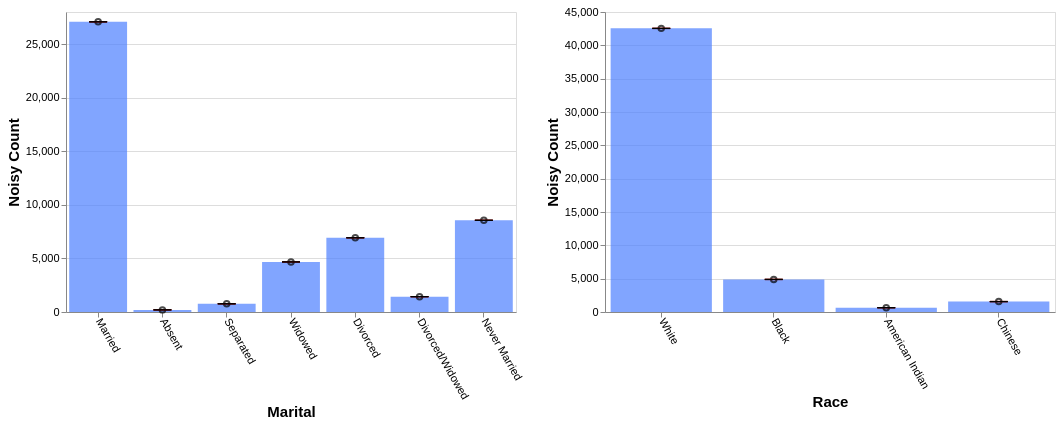

Here is the Vega-Lite specification saved for this chart:
### Vega-Lite specification from a JSON file in a GitHub repository (floating-point values rounded to 4 significant figures)
{"config": {"view": {"continuousWidth": 400, "continuousHeight": 300}, "axis": {"labelFontSize": 11, "titleFontSize": 15}, "axisBottom": {"labelAngle": 60}}, "hconcat": [{"layer": [{"mark": "bar", "encoding": {"color": {"value": "transparent"}, "tooltip": [{"aggregate": "sum", "field": "noisy_count", "title": "noisy count", "type": "quantitative"}, {"aggregate": "sum", "field": "noisy_count_prev", "title": "prev count", "type": "quantitative"}, {"aggregate": "sum", "field": "error", "title": "current error", "type": "quantitative"}, {"aggregate": "sum", "field": "error_prev", "title": "prev error", "type": "quantitative"}], "x": {"field": "marital", "sort": null, "title": "Marital", "type": "ordinal"}}, "height": 300, "selection": {"selector593": {"type": "interval", "encodings": ["x"]}}, "transform": [{"filter": {"selection": "selector594"}}], "width": 450}, {"mark": {"type": "bar", "color": "gray", "opacity": 0}, "encoding": {"x": {"field": "marital", "sort": null, "title": "Marital", "type": "ordinal"}, "y": {"aggregate": "sum", "field": "noisy_count_prev", "type": "quantitative"}}, "transform": [{"filter": {"selection": "selector594"}}]}, {"mark": {"type": "bar", "color": "#4C7FFF", "opacity": 0.7}, "encoding": {"x": {"field": "marital", "sort": null, "title": "Marital", "type": "ordinal"}, "y": {"aggregate": "sum", "field": "noisy_count", "type": "quantitative"}}, "transform": [{"filter": {"selection": "selector594"}}]}, {"mark": {"type": "point", "color": "black", "opacity": 0.7}, "encoding": {"x": {"field": "marital", "sort": null, "title": "Marital", "type": "ordinal"}, "y": {"aggregate": "sum", "field": "noisy_count", "title": "Noisy Count", "type": "quantitative"}}, "transform": [{"filter": {"selection": "selector594"}}]}, {"mark": {"type": "rule", "color": "#B6B6B6", "size": 2, "strokeDash": [3, 3]}, "encoding": {"x": {"field": "marital", "sort": null, "title": "Marital", "type": "ordinal"}, "y": {"aggregate": "sum", "field": "plus_error_prev_marital", "title": "", "type": "quantitative"}, "y2": {"aggregate": "sum", "field": "minus_error_prev_marital", "title": ""}}, "transform": [{"filter": {"selection": "selector594"}}]}, {"mark": {"type": "tick", "color": "#B90000", "size": 0, "strokeDash": [1, 1]}, "encoding": {"x": {"field": "marital", "sort": null, "title": "Marital", "type": "ordinal"}, "y": {"aggregate": "sum", "field": "plus_error_prev_marital", "type": "quantitative"}}, "transform": [{"filter": {"selection": "selector594"}}]}, {"mark": {"type": "tick", "color": "#B90000", "size": 0, "strokeDash": [3, 1]}, "encoding": {"x": {"field": "marital", "sort": null, "title": "Marital", "type": "ordinal"}, "y": {"aggregate": "sum", "field": "minus_error_prev_marital", "type": "quantitative"}}, "transform": [{"filter": {"selection": "selector594"}}]}, {"mark": {"type": "rule", "color": "black", "size": 2}, "encoding": {"x": {"field": "marital", "sort": null, "title": "Marital", "type": "ordinal"}, "y": {"aggregate": "sum", "field": "plus_error", "title": "", "type": "quantitative"}, "y2": {"aggregate": "sum", "field": "minus_error", "title": ""}}, "transform": [{"filter": {"selection": "selector594"}}]}, {"mark": {"type": "tick", "color": "black", "width": 0}, "encoding": {"x": {"field": "marital", "sort": null, "title": "Marital", "type": "ordinal"}, "y": {"aggregate": "sum", "field": "plus_error", "type": "quantitative"}}, "transform": [{"filter": {"selection": "selector594"}}]}, {"mark": {"type": "tick", "color": "black", "width": 0}, "encoding": {"x": {"field": "marital", "sort": null, "title": "Marital", "type": "ordinal"}, "y": {"aggregate": "sum", "field": "minus_error", "type": "quantitative"}}, "transform": [{"filter": {"selection": "selector594"}}]}]}, {"layer": [{"mark": "bar", "encoding": {"color": {"value": "transparent"}, "tooltip": [{"aggregate": "sum", "field": "noisy_count", "title": "noisy count", "type": "quantitative"}, {"aggregate": "sum", "field": "noisy_count_prev", "title": "prev count", "type": "quantitative"}, {"aggregate": "sum", "field": "error", "title": "current error", "type": "quantitative"}, {"aggregate": "sum", "field": "error_prev", "title": "prev error", "type": "quantitative"}], "x": {"field": "race", "sort": null, "title": "Race", "type": "ordinal"}}, "height": 300, "selection": {"selector594": {"type": "interval", "encodings": ["x"]}}, "transform": [{"filter": {"selection": "selector593"}}], "width": 450}, {"mark": {"type": "bar", "color": "gray", "opacity": 0}, "encoding": {"x": {"field": "race", "sort": null, "title": "Race", "type": "ordinal"}, "y": {"aggregate": "sum", "field": "noisy_count_prev", "type": "quantitative"}}, "transform": [{"filter": {"selection": "selector593"}}]}, {"mark": {"type": "bar", "color": "#4C7FFF", "opacity": 0.7}, "encoding": {"x": {"field": "race", "sort": null, "title": "Race", "type": "ordinal"}, "y": {"aggregate": "sum", "field": "noisy_count", "type": "quantitative"}}, "transform": [{"filter": {"selection": "selector593"}}]}, {"mark": {"type": "point", "color": "black", "opacity": 0.7}, "encoding": {"x": {"field": "race", "sort": null, "title": "Race", "type": "ordinal"}, "y": {"aggregate": "sum", "field": "noisy_count", "title": "Noisy Count", "type": "quantitative"}}, "transform": [{"filter": {"selection": "selector593"}}]}, {"mark": {"type": "rule", "color": "#B6B6B6", "size": 2, "strokeDash": [3, 3]}, "encoding": {"x": {"field": "race", "sort": null, "title": "Race", "type": "ordinal"}, "y": {"aggregate": "sum", "field": "plus_error_prev_race", "title": "", "type": "quantitative"}, "y2": {"aggregate": "sum", "field": "minus_error_prev_race", "title": ""}}, "transform": [{"filter": {"selection": "selector593"}}]}, {"mark": {"type": "tick", "color": "#B90000", "size": 0, "strokeDash": [1, 1]}, "encoding": {"x": {"field": "race", "sort": null, "title": "Race", "type": "ordinal"}, "y": {"aggregate": "sum", "field": "plus_error_prev_race", "type": "quantitative"}}, "transform": [{"filter": {"selection": "selector593"}}]}, {"mark": {"type": "tick", "color": "#B90000", "size": 0, "strokeDash": [3, 1]}, "encoding": {"x": {"field": "race", "sort": null, "title": "Race", "type": "ordinal"}, "y": {"aggregate": "sum", "field": "minus_error_prev_race", "type": "quantitative"}}, "transform": [{"filter": {"selection": "selector593"}}]}, {"mark": {"type": "rule", "color": "black", "size": 2}, "encoding": {"x": {"field": "race", "sort": null, "title": "Race", "type": "ordinal"}, "y": {"aggregate": "sum", "field": "plus_error", "title": "", "type": "quantitative"}, "y2": {"aggregate": "sum", "field": "minus_error", "title": ""}}, "transform": [{"filter": {"selection": "selector593"}}]}, {"mark": {"type": "tick", "color": "black", "width": 0}, "encoding": {"x": {"field": "race", "sort": null, "title": "Race", "type": "ordinal"}, "y": {"aggregate": "sum", "field": "plus_error", "type": "quantitative"}}, "transform": [{"filter": {"selection": "selector593"}}]}, {"mark": {"type": "tick", "color": "black", "width": 0}, "encoding": {"x": {"field": "race", "sort": null, "title": "Race", "type": "ordinal"}, "y": {"aggregate": "sum", "field": "minus_error", "type": "quantitative"}}, "transform": [{"filter": {"selection": "selector593"}}]}]}], "data": {"name": "data-0a91ec49296206f8e289870a31edd2c9"}, "$schema": "https://vega.github.io/schema/vega-lite/v4.17.0.json", "datasets": {"data-0a91ec49296206f8e289870a31edd2c9": [{"marital": "Married", "race": "White", "noisy_count": 24270.0, "true_count": 24270.0, "plus_error": 24270.0, "minus_error": 24260.0, "error": 4.0, "noisy_count_prev": 24270.0, "true_count_prev": 24270.0, "plus_error_prev": 24270.0, "minus_error_prev": 24260.0, "error_prev": 4.7, "plus_error_prev_marital": 24270.0, "minus_error_prev_marital": 24260.0, "plus_error_prev_race": 24270.0, "minus_error_prev_race": 24260.0}, {"marital": "Married", "race": "Black", "noisy_count": 1677.0, "true_count": 1667.0, "plus_error": 1682.0, "minus_error": 1673.0, "error": 4.0, "noisy_count_prev": 1677.0, "true_count_prev": 1667.0, "plus_error_prev": 1682.0, "minus_error_prev": 1673.0, "error_prev": 4.7, "plus_error_prev_marital": 1682.0, "minus_error_prev_marital": 1673.0, "plus_error_prev_race": 1682.0, "minus_error_prev_race": 1672.0}, {"marital": "Married", "race": "American Indian", "noisy_count": 269.6, "true_count": 266.0, "plus_error": 273.6, "minus_error": 265.5, "error": 4.0, "noisy_count_prev": 269.4, "true_count_prev": 266.0, "plus_error_prev": 274.1, "minus_error_prev": 264.7, "error_prev": 4.7, "plus_error_prev_marital": 274.2, "minus_error_prev_marital": 264.8, "plus_error_prev_race": 274.6, "minus_error_prev_race": 265.2}, {"marital": "Married", "race": "Chinese", "noisy_count": 867.0, "true_count": 863.0, "plus_error": 871.1, "minus_error": 863.0, "error": 4.0, "noisy_count_prev": 867.4, "true_count_prev": 863.0, "plus_error_prev": 872.1, "minus_error_prev": 862.7, "error_prev": 4.7, "plus_error_prev_marital": 872.2, "minus_error_prev_marital": 862.8, "plus_error_prev_race": 872.3, "minus_error_prev_race": 862.9}, {"marital": "Absent", "race": "White", "noisy_count": 98.2, "true_count": 94.0, "plus_error": 102.2, "minus_error": 94.1, "error": 4.0, "noisy_count_prev": 97.7, "true_count_prev": 94.0, "plus_error_prev": 102.4, "minus_error_prev": 93.0, "error_prev": 4.7, "plus_error_prev_marital": 102.7, "minus_error_prev_marital": 93.25, "plus_error_prev_race": 102.6, "minus_error_prev_race": 93.19}, {"marital": "Absent", "race": "Black", "noisy_count": 12.0, "true_count": 16.0, "plus_error": 16.1, "minus_error": 8.0, "error": 4.0, "noisy_count_prev": 11.8, "true_count_prev": 16.0, "plus_error_prev": 16.5, "minus_error_prev": 7.1, "error_prev": 4.7, "plus_error_prev_marital": 16.75, "minus_error_prev_marital": 7.35, "plus_error_prev_race": 16.34, "minus_error_prev_race": 6.943}, {"marital": "Absent", "race": "American Indian", "noisy_count": 28.9, "true_count": 0.0, "plus_error": 32.9, "minus_error": 24.8, "error": 4.0, "noisy_count_prev": 28.6, "true_count_prev": 0.0, "plus_error_prev": 33.3, "minus_error_prev": 23.9, "error_prev": 4.7, "plus_error_prev_marital": 33.55, "minus_error_prev_marital": 24.15, "plus_error_prev_race": 33.79, "minus_error_prev_race": 24.39}, {"marital": "Absent", "race": "Chinese", "noisy_count": 59.0, "true_count": 7.0, "plus_error": 63.1, "minus_error": 55.0, "error": 4.0, "noisy_count_prev": 59.0, "true_count_prev": 7.0, "plus_error_prev": 63.7, "minus_error_prev": 54.2, "error_prev": 4.7, "plus_error_prev_marital": 63.95, "minus_error_prev_marital": 54.45, "plus_error_prev_race": 63.94, "minus_error_prev_race": 54.44}, {"marital": "Separated", "race": "White", "noisy_count": 581.1, "true_count": 567.0, "plus_error": 585.1, "minus_error": 577.0, "error": 4.0, "noisy_count_prev": 580.5, "true_count_prev": 567.0, "plus_error_prev": 585.2, "minus_error_prev": 575.8, "error_prev": 4.7, "plus_error_prev_marital": 585.5, "minus_error_prev_marital": 576.0, "plus_error_prev_race": 585.4, "minus_error_prev_race": 576.0}, {"marital": "Separated", "race": "Black", "noisy_count": 85.0, "true_count": 84.0, "plus_error": 89.1, "minus_error": 81.0, "error": 4.0, "noisy_count_prev": 85.0, "true_count_prev": 84.0, "plus_error_prev": 89.7, "minus_error_prev": 80.3, "error_prev": 4.7, "plus_error_prev_marital": 89.95, "minus_error_prev_marital": 80.55, "plus_error_prev_race": 89.54, "minus_error_prev_race": 80.14}, {"marital": "Separated", "race": "American Indian", "noisy_count": 16.8, "true_count": 13.0, "plus_error": 20.9, "minus_error": 12.8, "error": 4.0, "noisy_count_prev": 17.0, "true_count_prev": 13.0, "plus_error_prev": 21.7, "minus_error_prev": 12.2, "error_prev": 4.7, "plus_error_prev_marital": 21.95, "minus_error_prev_marital": 12.45, "plus_error_prev_race": 22.19, "minus_error_prev_race": 12.69}, {"marital": "Separated", "race": "Chinese", "noisy_count": 81.2, "true_count": 47.0, "plus_error": 85.3, "minus_error": 77.2, "error": 4.0, "noisy_count_prev": 80.6, "true_count_prev": 47.0, "plus_error_prev": 85.3, "minus_error_prev": 75.9, "error_prev": 4.7, "plus_error_prev_marital": 85.55, "minus_error_prev_marital": 76.15, "plus_error_prev_race": 85.54, "minus_error_prev_race": 76.14}, {"marital": "Widowed", "race": "White", "noisy_count": 4048.0, "true_count": 4078.0, "plus_error": 4052.0, "minus_error": 4044.0, "error": 4.0, "noisy_count_prev": 4049.0, "true_count_prev": 4078.0, "plus_error_prev": 4054.0, "minus_error_prev": 4045.0, "error_prev": 4.7, "plus_error_prev_marital": 4054.0, "minus_error_prev_marital": 4045.0, "plus_error_prev_race": 4054.0, "minus_error_prev_race": 4045.0}, {"marital": "Widowed", "race": "Black", "noisy_count": 488.0, "true_count": 543.0, "plus_error": 492.1, "minus_error": 484.0, "error": 4.0, "noisy_count_prev": 489.6, "true_count_prev": 543.0, "plus_error_prev": 494.3, "minus_error_prev": 484.8, "error_prev": 4.7, "plus_error_prev_marital": 494.2, "minus_error_prev_marital": 484.7, "plus_error_prev_race": 494.1, "minus_error_prev_race": 484.6}, {"marital": "Widowed", "race": "American Indian", "noisy_count": 43.5, "true_count": 35.0, "plus_error": 47.5, "minus_error": 39.5, "error": 4.0, "noisy_count_prev": 41.3, "true_count_prev": 35.0, "plus_error_prev": 46.0, "minus_error_prev": 36.6, "error_prev": 4.7, "plus_error_prev_marital": 45.92, "minus_error_prev_marital": 36.52, "plus_error_prev_race": 46.49, "minus_error_prev_race": 37.09}, {"marital": "Widowed", "race": "Chinese", "noisy_count": 93.2, "true_count": 77.0, "plus_error": 97.2, "minus_error": 89.1, "error": 4.0, "noisy_count_prev": 93.2, "true_count_prev": 77.0, "plus_error_prev": 97.9, "minus_error_prev": 88.5, "error_prev": 4.7, "plus_error_prev_marital": 97.82, "minus_error_prev_marital": 88.42, "plus_error_prev_race": 98.14, "minus_error_prev_race": 88.74}, {"marital": "Divorced", "race": "White", "noisy_count": 5954.0, "true_count": 5901.0, "plus_error": 5958.0, "minus_error": 5950.0, "error": 4.0, "noisy_count_prev": 5952.0, "true_count_prev": 5901.0, "plus_error_prev": 5957.0, "minus_error_prev": 5948.0, "error_prev": 4.7, "plus_error_prev_marital": 5958.0, "minus_error_prev_marital": 5949.0, "plus_error_prev_race": 5957.0, "minus_error_prev_race": 5948.0}, {"marital": "Divorced", "race": "Black", "noisy_count": 766.4, "true_count": 750.0, "plus_error": 770.4, "minus_error": 762.3, "error": 4.0, "noisy_count_prev": 766.1, "true_count_prev": 750.0, "plus_error_prev": 770.8, "minus_error_prev": 761.4, "error_prev": 4.7, "plus_error_prev_marital": 771.6, "minus_error_prev_marital": 762.2, "plus_error_prev_race": 770.6, "minus_error_prev_race": 761.2}, {"marital": "Divorced", "race": "American Indian", "noisy_count": 87.2, "true_count": 94.0, "plus_error": 91.3, "minus_error": 83.2, "error": 4.0, "noisy_count_prev": 86.4, "true_count_prev": 94.0, "plus_error_prev": 91.1, "minus_error_prev": 81.6, "error_prev": 4.7, "plus_error_prev_marital": 91.9, "minus_error_prev_marital": 82.4, "plus_error_prev_race": 91.59, "minus_error_prev_race": 82.09}, {"marital": "Divorced", "race": "Chinese", "noisy_count": 118.2, "true_count": 105.0, "plus_error": 122.3, "minus_error": 114.2, "error": 4.0, "noisy_count_prev": 117.7, "true_count_prev": 105.0, "plus_error_prev": 122.4, "minus_error_prev": 113.0, "error_prev": 4.7, "plus_error_prev_marital": 123.2, "minus_error_prev_marital": 113.8, "plus_error_prev_race": 122.6, "minus_error_prev_race": 113.2}, {"marital": "Divorced/Widowed", "race": "White", "noisy_count": 1012.0, "true_count": 1005.0, "plus_error": 1016.0, "minus_error": 1008.0, "error": 4.0, "noisy_count_prev": 1012.0, "true_count_prev": 1005.0, "plus_error_prev": 1016.0, "minus_error_prev": 1007.0, "error_prev": 4.7, "plus_error_prev_marital": 1016.0, "minus_error_prev_marital": 1007.0, "plus_error_prev_race": 1017.0, "minus_error_prev_race": 1007.0}, {"marital": "Divorced/Widowed", "race": "Black", "noisy_count": 321.9, "true_count": 344.0, "plus_error": 326.0, "minus_error": 317.9, "error": 4.0, "noisy_count_prev": 322.4, "true_count_prev": 344.0, "plus_error_prev": 327.1, "minus_error_prev": 317.7, "error_prev": 4.7, "plus_error_prev_marital": 327.2, "minus_error_prev_marital": 317.8, "plus_error_prev_race": 326.9, "minus_error_prev_race": 317.5}, {"marital": "Divorced/Widowed", "race": "American Indian", "noisy_count": 61.2, "true_count": 21.0, "plus_error": 65.2, "minus_error": 57.2, "error": 4.0, "noisy_count_prev": 60.6, "true_count_prev": 21.0, "plus_error_prev": 65.3, "minus_error_prev": 55.8, "error_prev": 4.7, "plus_error_prev_marital": 65.4, "minus_error_prev_marital": 55.9, "plus_error_prev_race": 65.79, "minus_error_prev_race": 56.29}, {"marital": "Divorced/Widowed", "race": "Chinese", "noisy_count": 32.5, "true_count": 33.0, "plus_error": 36.5, "minus_error": 28.4, "error": 4.0, "noisy_count_prev": 32.2, "true_count_prev": 33.0, "plus_error_prev": 36.9, "minus_error_prev": 27.5, "error_prev": 4.7, "plus_error_prev_marital": 37.0, "minus_error_prev_marital": 27.6, "plus_error_prev_race": 37.14, "minus_error_prev_race": 27.74}, {"marital": "Never Married", "race": "White", "noisy_count": 6583.0, "true_count": 6590.0, "plus_error": 6587.0, "minus_error": 6579.0, "error": 4.0, "noisy_count_prev": 6584.0, "true_count_prev": 6590.0, "plus_error_prev": 6589.0, "minus_error_prev": 6579.0, "error_prev": 4.7, "plus_error_prev_marital": 6588.0, "minus_error_prev_marital": 6579.0, "plus_error_prev_race": 6589.0, "minus_error_prev_race": 6579.0}, {"marital": "Never Married", "race": "Black", "noisy_count": 1538.0, "true_count": 1525.0, "plus_error": 1542.0, "minus_error": 1534.0, "error": 4.0, "noisy_count_prev": 1538.0, "true_count_prev": 1525.0, "plus_error_prev": 1542.0, "minus_error_prev": 1533.0, "error_prev": 4.7, "plus_error_prev_marital": 1542.0, "minus_error_prev_marital": 1533.0, "plus_error_prev_race": 1542.0, "minus_error_prev_race": 1533.0}, {"marital": "Never Married", "race": "American Indian", "noisy_count": 133.1, "true_count": 132.0, "plus_error": 137.1, "minus_error": 129.0, "error": 4.0, "noisy_count_prev": 133.6, "true_count_prev": 132.0, "plus_error_prev": 138.3, "minus_error_prev": 128.8, "error_prev": 4.7, "plus_error_prev_marital": 138.2, "minus_error_prev_marital": 128.7, "plus_error_prev_race": 138.8, "minus_error_prev_race": 129.3}, {"marital": "Never Married", "race": "Chinese", "noisy_count": 309.0, "true_count": 310.0, "plus_error": 313.0, "minus_error": 304.9, "error": 4.0, "noisy_count_prev": 308.3, "true_count_prev": 310.0, "plus_error_prev": 313.0, "minus_error_prev": 303.6, "error_prev": 4.7, "plus_error_prev_marital": 312.9, "minus_error_prev_marital": 303.5, "plus_error_prev_race": 313.2, "minus_error_prev_race": 303.8}]}}
